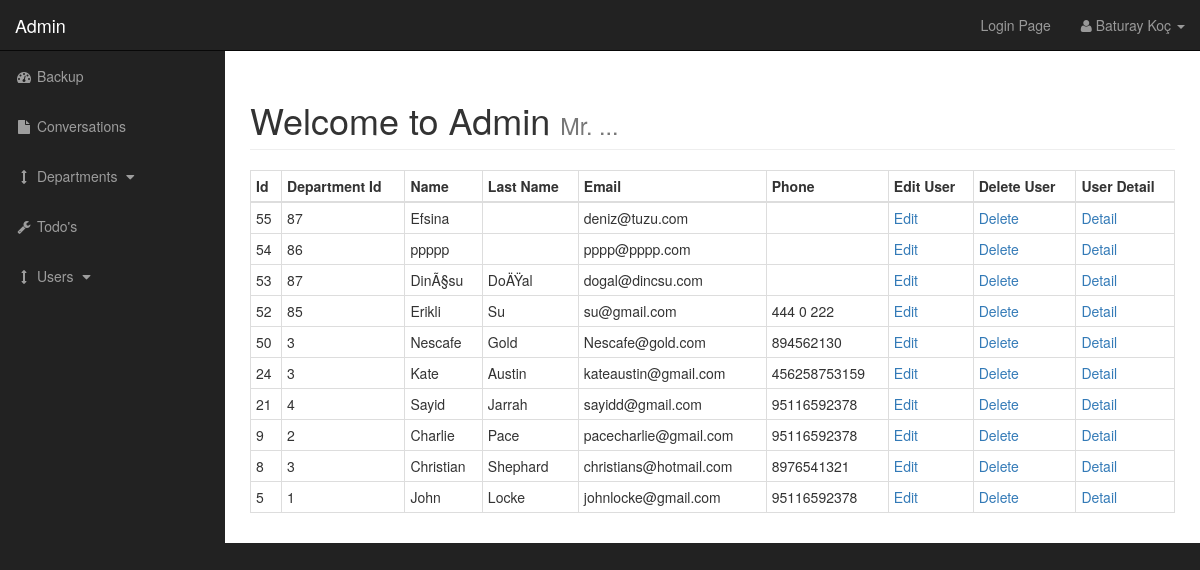
/admin/users.php, run on the app's committed database.
### tables this page shows
CREATE TABLE `users` (
  `id` int(10) UNSIGNED NOT NULL,
  `department_id` int(11) NOT NULL,
  `name` varchar(25) DEFAULT NULL,
  `last_name` varchar(25) DEFAULT NULL,
  `email` varchar(191) NOT NULL,
  `phone` varchar(191) DEFAULT NULL,
  `address` varchar(191) DEFAULT NULL,
  `image` varchar(191) DEFAULT NULL,
  `birthdate` date DEFAULT NULL,
  `hiredate` date DEFAULT NULL,
  `gender` enum('Male','Female') DEFAULT NULL,
  `password` varchar(191) DEFAULT NULL,
  `is_manager` tinyint(1) NOT NULL DEFAULT '0',
  `is_active` tinyint(1) NOT NULL DEFAULT '0',
  `created_at` timestamp NULL DEFAULT NULL,
  `updated_at` timestamp NULL DEFAULT NULL
);

### admin/includes/view_all_users.php (the view, shortened to what this page needs)
<table class="table table-responsive table-condensed table-bordered">
         <thead>
             <tr>
                 <th>Id</th>
                 <th>Department Id</th>
                 <th>Name</th>
                 <th>Last Name</th>
                 <th>Email</th>
                 <th>Phone</th>
                 <th>Edit User</th>
                 <th>Delete User</th>
                 <th>User Detail</th>
             </tr>
         </thead>
          <tbody>
         <?php
         $query = "SELECT * FROM users ORDER BY id DESC";
         $select_users = mysqli_query($connection, $query);
              if($select_users)
              {
                 while($row = mysqli_fetch_assoc($select_users))
                 {
                     $user_id = $row['id'];
                     $user_department_id = $row['department_id'];
                     $user_name =   $row['name'];
                     $user_last_name = $row['last_name'];
                     $user_email =   $row['email'];
                     $user_phone = $row['phone'];
                     echo "<tr>";
                     echo "<td>$user_id</td>";
                     echo "<td>$user_department_id</td>";
                     echo "<td>$user_name</td>";
                     echo "<td>$user_last_name</td>";
                     echo "<td>$user_email</td>";
                     echo "<td>$user_phone</td>";
                     echo "<td><a href='users.php?source=edit_user&u_id={$user_id}'>Edit</a></td>";
                     echo "<td><a href='users.php?delete={$user_id}'>Delete</a></td>";
                     echo "<td><a href='users.php?source=user_detail&d_id={$user_id}'>Detail</a></td>";
                     echo "</tr>";
                 }
              }
         ?>
     </tbody>
     </table>

### admin/includes/admin_header.php (shortened to what this page needs)
<!DOCTYPE html>
<html lang="en">
<head>
    <link href="css/bootstrap.min.css" rel="stylesheet">
    <link href="css/sb-admin.css" rel="stylesheet">
    <link href="font-awesome/css/font-awesome.min.css" rel="stylesheet" type="text/css">
    <link rel="stylesheet" type="text/css" href="../node/<sweetaler></sweetaler>t/node_modules/sweetalert2/dist/sweetalert2.min.css"/>
    <link rel="stylesheet" href="//code.jquery.com/ui/1.12.1/themes/base/jquery-ui.css">
        <link rel="stylesheet" href="http://code.jquery.com/ui/1.12.1/themes/base/jquery-ui.css">
</head>
<body>

### admin/users.php (shortened to what this page needs)
<?php include "includes/admin_header.php" ?>
    <div id="wrapper">
        <?php include "includes/admin_navigation.php" ?>
        <div id="page-wrapper">
            <div class="container-fluid">
                <div class="row">
                    <div class="col-lg-12">
                        <h1 class="page-header">
                            Welcome to Admin
                            <small>Mr. ...</small>
                        </h1>
                        <?php
                        if(isset($_GET['source']))
                        {
                            $source = $_GET['source'];
                        }
                        else
                        {
                            $source = '';
                        }
                        switch($source)
                        {
                                default:
                                include "includes/view_all_users.php";
                                break;
                        }
                        ?>
                    </div>
                </div>
            </div>
        </div>
<?php include "includes/admin_footer.php" ?>

### admin/includes/admin_navigation.php (shortened to what this page needs)
<nav class="navbar navbar-inverse navbar-fixed-top" role="navigation">
            <div class="navbar-header">
                <a class="navbar-brand" href="index.php">Admin</a>
            </div>
            <ul class="nav navbar-right top-nav">
               <li><a href="/d1/login.php">Login Page</a></li>
                <li class="dropdown">
                    <a href="#" class="dropdown-toggle" data-toggle="dropdown"><i class="fa fa-user"></i> Baturay Koç <b class="caret"></b></a>
                </li>
            </ul>
            <div class="collapse navbar-collapse navbar-ex1-collapse">
                <ul class="nav navbar-nav side-nav">
                    <li>
                        <a href="index.html"><i class="fa fa-fw fa-dashboard"></i> Backup</a>
                    </li>
                    <li>
                        <a href="blank-page.html"><i class="fa fa-fw fa-file"></i> Conversations</a>
                    </li>
                    <li>
                        <a href="javascript:;" data-toggle="collapse" data-target="#demo"><i class="fa fa-fw fa-arrows-v"></i> Departments <i class="fa fa-fw fa-caret-down"></i></a>
                    </li>
                    <li>
                        <a href="todos.php"><i class="fa fa-fw fa-wrench"></i> Todo's</a>
                    </li>
                      <li>
                        <a href="javascript:;" data-toggle="collapse" data-target="#user_dropdown"><i class="fa fa-fw fa-arrows-v"></i> Users <i class="fa fa-fw fa-caret-down"></i></a>
                    </li>
                </ul>
            </div>
        </nav>

### admin/includes/admin_footer.php (shortened to what this page needs)
 </div>
</body>
</html>

### admin/css/sb-admin.css (style rules this page uses)
body { margin-top: 100px; background-color: #222; }
@media (min-width:768px) { body { margin-top: 50px; } }
#wrapper { padding-left: 0; }
#page-wrapper { width: 100%; padding: 0; background-color: #fff; }
@media (min-width:768px) { #wrapper { padding-left: 225px; } }
@media (min-width:768px) { #page-wrapper { padding: 10px; } }
.top-nav { padding: 0 15px; }
.top-nav>li { display: inline-block; float: left; }
.top-nav>li>a { padding-top: 15px; padding-bottom: 15px; line-height: 20px; color: #999; }
@media (min-width:768px) { .side-nav { position: fixed; top: 51px; left: 225px; width: 225px; margin-left: -225px; border: none; border-radius: 0; overflow-y: auto; background-color: #222; } }
@media (min-width:768px) { .side-nav>li>a { width: 225px; } }

### data on the page
users: id "55", department "87", name "Efsina", email "deniz@tuzu.com"
users: id "54", department "86", name "ppppp", email "pppp@pppp.com"
users: id "53", department "87", name "DinÃ§su", last_name "DoÄŸal", email "dogal@dincsu.com"
users: id "52", department "85", name "Erikli", last_name "Su", email "su@gmail.com", phone "444 0 222"
users: id "50", department "3", name "Nescafe", last_name "Gold", email "Nescafe@gold.com", phone "894562130"
users: id "24", department "3", name "Kate", last_name "Austin", email "kateaustin@gmail.com", phone "456258753159"
users: id "21", department "4", name "Sayid", last_name "Jarrah", email "sayidd@gmail.com", phone "95116592378"
users: id "9", department "2", name "Charlie", last_name "Pace", email "pacecharlie@gmail.com", phone "95116592378"
users: id "8", department "3", name "Christian", last_name "Shephard", email "christians@hotmail.com", phone "8976541321"
users: id "5", department "1", name "John", last_name "Locke", email "johnlocke@gmail.com", phone "95116592378"
